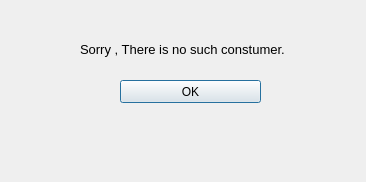
<?xml version="1.0" encoding="UTF-8"?>
<ui version="4.0">
 <class>Dialog7</class>
 <widget class="QDialog" name="Dialog7">
  <property name="geometry">
   <rect>
    <x>0</x>
    <y>0</y>
    <width>366</width>
    <height>182</height>
   </rect>
  </property>
  <property name="windowTitle">
   <string>Dialog</string>
  </property>
  <widget class="QLabel" name="label">
   <property name="geometry">
    <rect>
     <x>80</x>
     <y>40</y>
     <width>211</width>
     <height>20</height>
    </rect>
   </property>
   <property name="text">
    <string>&lt;html&gt;&lt;head/&gt;&lt;body&gt;&lt;p&gt;&lt;span style=&quot; font-size:10pt;&quot;&gt;Sorry , There is no such constumer.&lt;/span&gt;&lt;/p&gt;&lt;/body&gt;&lt;/html&gt;</string>
   </property>
  </widget>
  <widget class="QPushButton" name="pushButton">
   <property name="geometry">
    <rect>
     <x>120</x>
     <y>80</y>
     <width>141</width>
     <height>23</height>
    </rect>
   </property>
   <property name="text">
    <string>OK</string>
   </property>
  </widget>
 </widget>
 <resources/>
 <connections/>
</ui>
